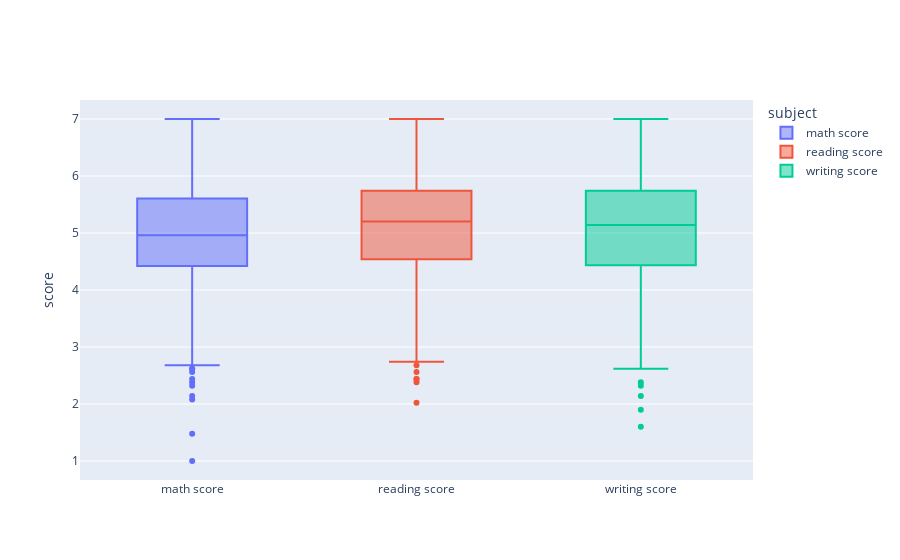

The cell this chart's notebook holds for it:
### Markdown cell above
**Gráfico de Caja:**

### Code cell
import plotly.graph_objects as go

# Creamos cada boxplot
fig = go.Figure()
fig.add_trace(go.Box(y=df_grades['math score'], name="math score"))
fig.add_trace(go.Box(y=df_grades['reading score'], name="reading score"))
fig.add_trace(go.Box(y=df_grades['writing score'], name="writing score"))

# Modificamos algunos titulos
fig.update_layout(
    yaxis_title='score',
    legend_title_text='subject')  


# tapamos el x axis
fig.update_xaxes(
    tickmode='array',
    tickvals=[])

fig.show()

### Figure 1 — Plotly figure (JSON) as saved in the notebook; plotly's stock layout.template omitted (floating-point values rounded to 4 significant figures; data arrays with more than 128 entries replaced by an {"elided": "..."} marker saying what was removed)
{"data": [{"name": "math score", "type": "box", "y": {"elided": "875 float values"}}, {"name": "reading score", "type": "box", "y": {"elided": "875 float values"}}, {"name": "writing score", "type": "box", "y": {"elided": "875 float values"}}], "layout": {"legend": {"title": {"text": "subject"}}, "yaxis": {"title": {"text": "score"}}}}
